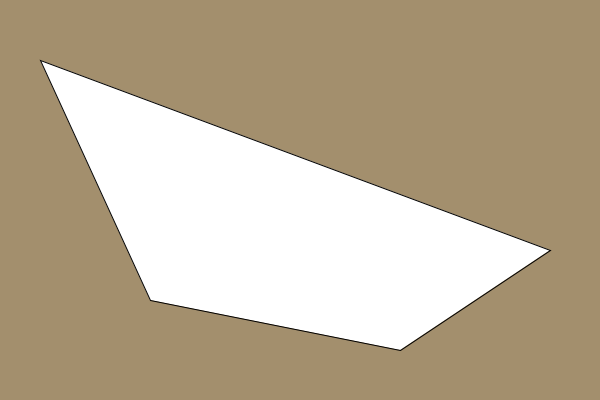
Frame 1 (no input)
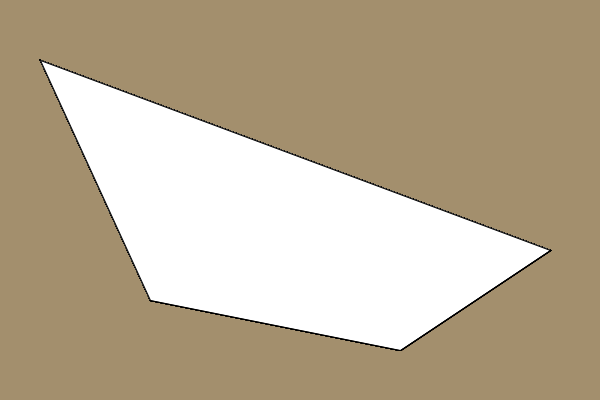
Frame 60 (the mouse pressed at the canvas centre just before this capture)
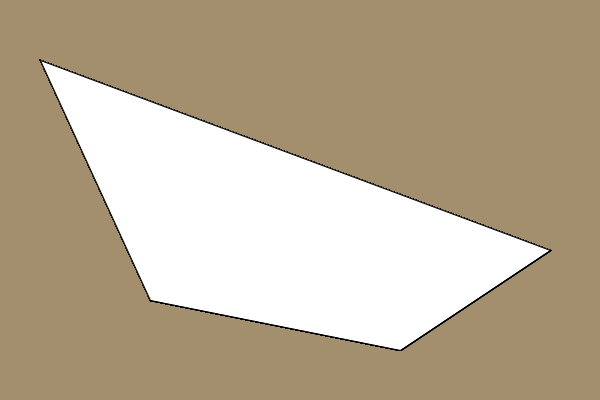
Frame 120 (the mouse held since frame 60 and released just before this capture)

The Processing sketch that drew these frames (run headless with seeded random() and noise(); from frame 60 on, the mouse is pressed at the canvas centre):

// Processing sketch: quad1
// ── quad1.pde
void setup() { 
   size(600, 400);
   background(163, 143, 109);
}  

void draw() {
   quad(40, 60, 550, 250, 400, 350, 150, 300);
}
